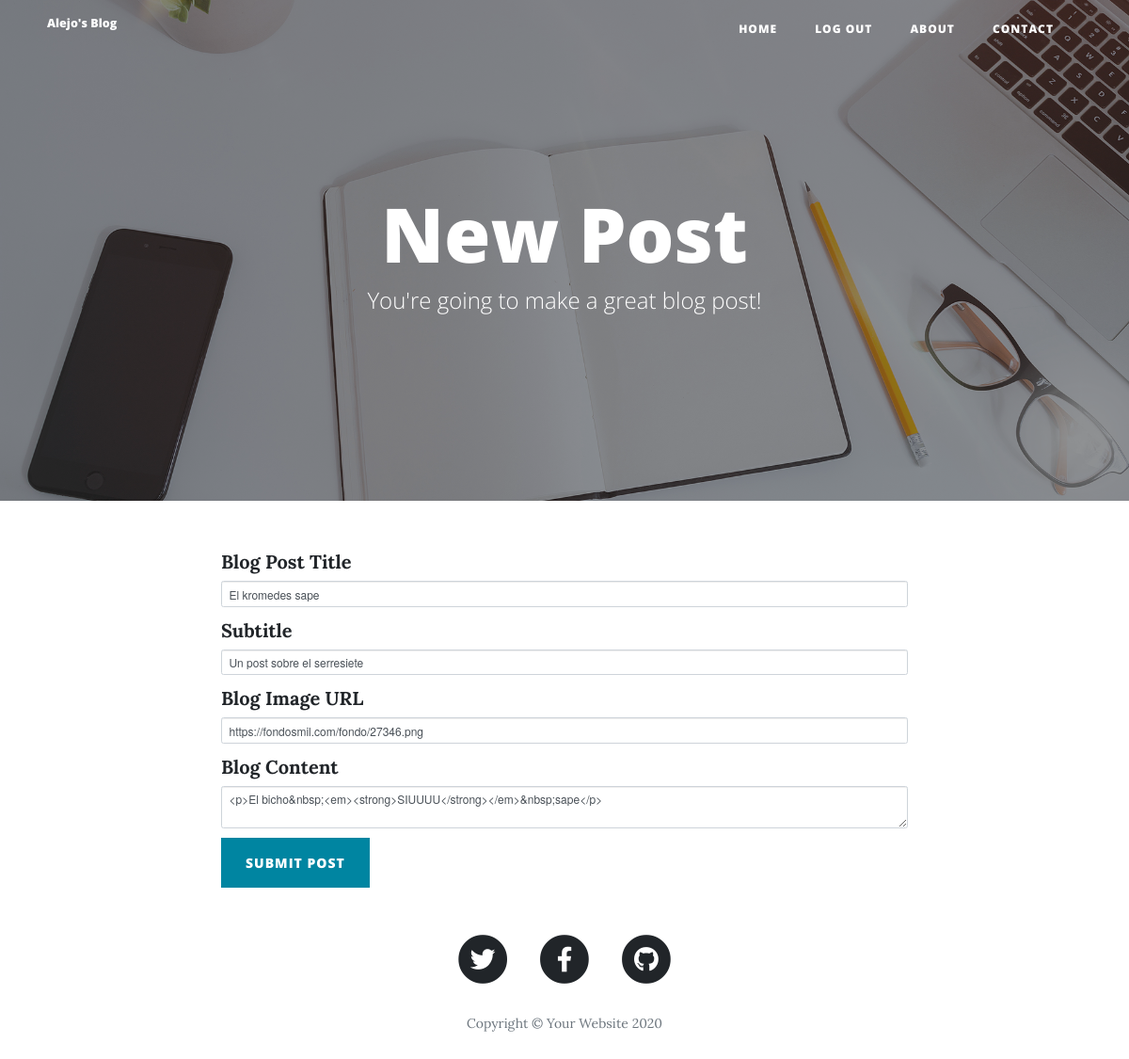
Page /edit-post/1 (signed in) on the earlier database version.
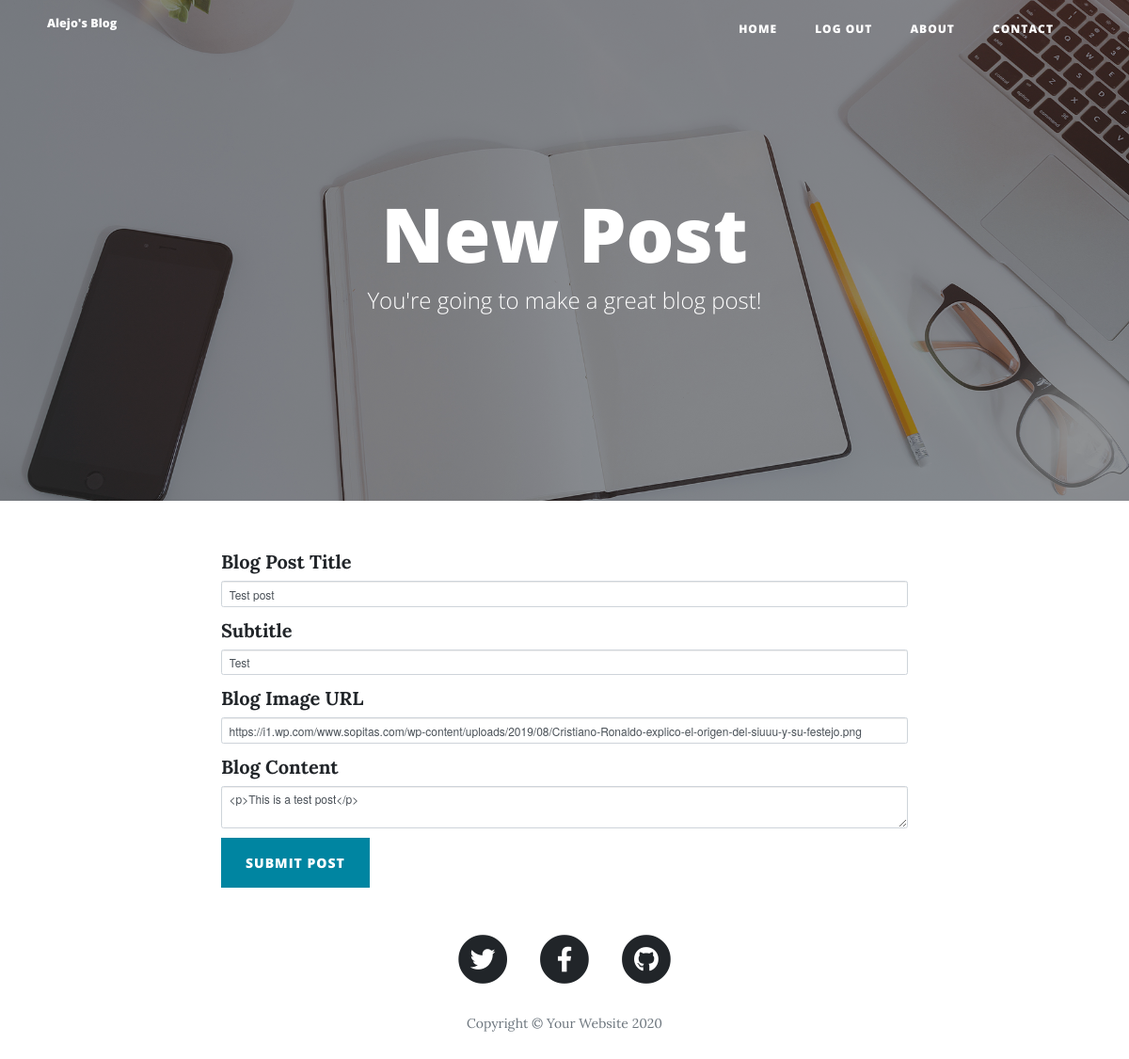
Same page on the later database version.
### main.py (models this page shows)
class BlogPost(db.Model):
    __tablename__ = "blog_posts"
    id = db.Column(db.Integer, primary_key=True)
    author_id = db.Column(db.Integer, db.ForeignKey("users.id"))
    author = relationship("User", back_populates="posts")
    title = db.Column(db.String(250), unique=True, nullable=False)
    subtitle = db.Column(db.String(250), nullable=False)
    date = db.Column(db.String(250), nullable=False)
    body = db.Column(db.Text, nullable=False)
    img_url = db.Column(db.String(250), nullable=False)
    comments = relationship("Comment", back_populates="parent_post")

### main.py (the view, shortened to what this page needs)
@app.route("/edit-post/<int:post_id>", methods=["GET", "POST"])
@admin_only
def edit_post(post_id):
    post = BlogPost.query.get(post_id)
    edit_form = CreatePostForm(
        title=post.title,
        subtitle=post.subtitle,
        img_url=post.img_url,
        body=post.body
    )
    return render_template("make-post.html", form=edit_form)

### forms.py
class CreatePostForm(FlaskForm):
    title = StringField("Blog Post Title", validators=[DataRequired()])
    subtitle = StringField("Subtitle", validators=[DataRequired()])
    img_url = StringField("Blog Image URL", validators=[DataRequired(), URL()])
    body = CKEditorField("Blog Content", validators=[DataRequired()])
    submit = SubmitField("Submit Post")

### main.py (called while the page is built)
def admin_only(f):
    @wraps(f)
    def decorated_function(*args, **kwargs):
        if current_user.id != 1 or not current_user.is_authenticated:
            return abort(403)
        return f(*args, **kwargs)
    return decorated_function

@login_manager.user_loader
def load_user(user_id):
    return User.query.get(int(user_id))

### templates/make-post.html (shortened to what this page needs)
{% extends 'bootstrap/base.html' %}
{% import "bootstrap/wtf.html" as wtf %}
{% block content %}
{% include "header.html" %}
  <header class="masthead" style="background-image: url('{{ url_for('static', filename='img/edit-bg.jpg')}}')">
    <div class="overlay"></div>
    <div class="container">
      <div class="row">
        <div class="col-lg-8 col-md-10 mx-auto">
          <div class="page-heading">
            {% if is_edit: %}
            <h1>Edit Post</h1>
            {% else: %}
            <h1>New Post</h1>
            {% endif %}
            <span class="subheading">You're going to make a great blog post!</span>
          </div>
        </div>
      </div>
    </div>
  </header>
  <div class="container">
    <div class="row">
      <div class="col-lg-8 col-md-10 mx-auto">
        {{ wtf.quick_form(form, novalidate=True, button_map={"submit": "primary"}) }}
      </div>
    </div>
  </div>
{% include "footer.html" %}
{% endblock %}

Differences in the rows shown:
changed BlogPost: title "El kromedes sape" → "Test post"; subtitle "Un post sobre el serresiete" → "Test"; img_url "https://fondosmil.com/fondo/27346.png" → "https://i1.wp.com/www.sopitas.com/wp-content/uploads/2019/08/Cristiano-Ronaldo-explico-el-origen-del-siuuu-y-su-festejo.png"; body "<p>El bicho&nbsp;<em><strong>SIUUUU</strong></em>&nbsp;sape</p>" → "<p>This is a test post</p>"
